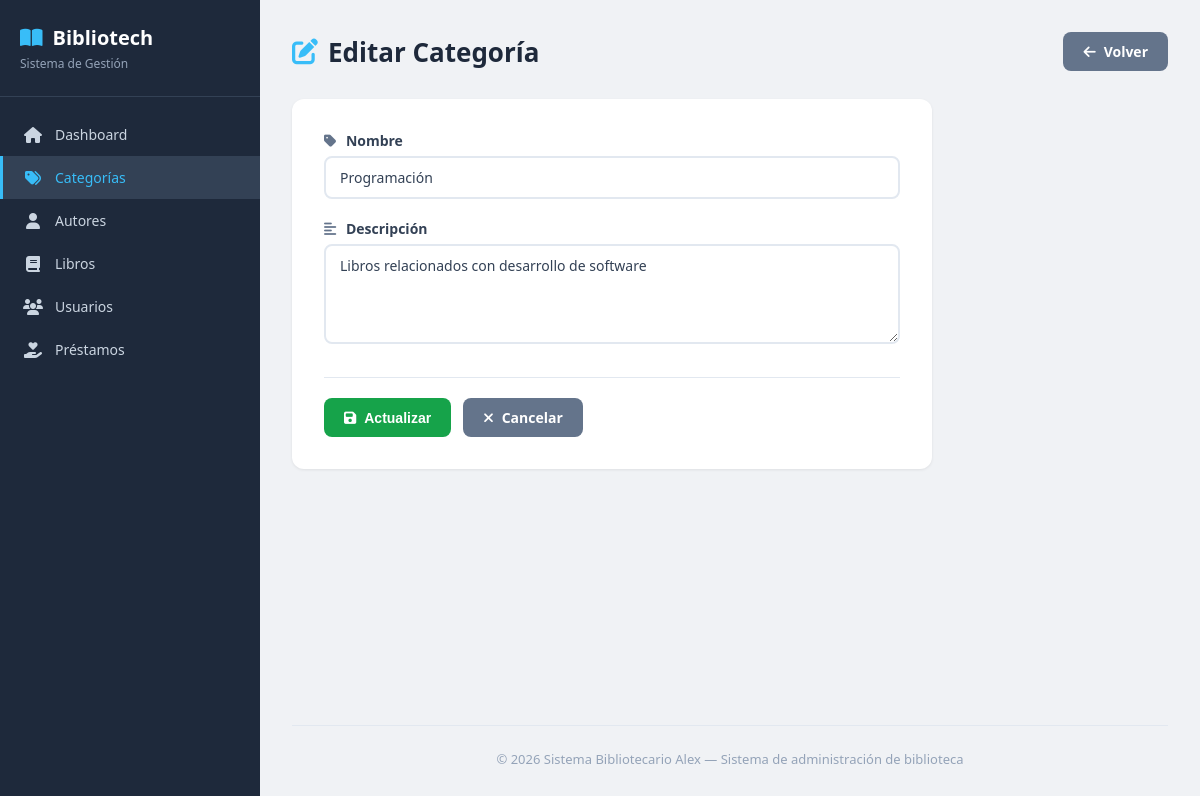
The page /categorias/edit.php?id=1 on the database its author committed.
### tables this page shows
CREATE TABLE categorias (
    id INT AUTO_INCREMENT PRIMARY KEY,
    nombre VARCHAR(100) NOT NULL UNIQUE,
    descripcion TEXT
);

### categorias/edit.php (the view, shortened to what this page needs)
<?php
    require_once "../config/connection.php";
    $id = intval($_GET["id"] ?? 0);
    if($id > 0){
        $stmt = $conn->prepare("SELECT id, nombre, descripcion FROM categorias WHERE id = ?");
        $stmt->bind_param("i", $id);
        $stmt->execute();
        $resultado = $stmt->get_result();
        $categoria = $resultado->fetch_assoc();
    }else{
        header("Location: index.php?error=" . urlencode("ID inválido"));
        exit;
    }
?>
<?php include_once "../includes/header.php"; ?>
<div class="page-header">
    <h1><i class="fas fa-edit"></i> Editar Categoría</h1>
    <a href="index.php" class="btn btn-secondary">
        <i class="fas fa-arrow-left"></i> Volver
    </a>
</div>
<div class="card">
    <form action="update.php" method="POST">
        <div class="form-group">
            <label><i class="fas fa-tag"></i> Nombre</label>
            <input type="text" name="nombre" value="<?= htmlspecialchars($categoria["nombre"] ?? "") ?>" required>
        </div>
        <div class="form-group">
            <label><i class="fas fa-align-left"></i> Descripción</label>
            <textarea name="descripcion"><?= htmlspecialchars($categoria["descripcion"] ?? "") ?></textarea>
        </div>
        <div class="form-actions">
            <button type="submit" class="btn btn-success">
                <i class="fas fa-save"></i> Actualizar
            </button>
            <a href="index.php" class="btn btn-secondary">
                <i class="fas fa-times"></i> Cancelar
            </a>
        </div>
    </form>
</div>
<?php include_once "../includes/footer.php"; ?>

### assets/css/style.css (style rules this page uses)
* { margin: 0; padding: 0; box-sizing: border-box; }
body { font-family: 'Segoe UI', Tahoma, Geneva, Verdana, sans-serif; background: #f0f2f5; color: #333; display: flex; min-height: 100vh; }
.page-header { display: flex; justify-content: space-between; align-items: center; margin-bottom: 28px; }
.page-header h1 { font-size: 26px; font-weight: 700; color: #1e293b; display: flex; align-items: center; gap: 10px; }
.page-header h1 i { color: #38bdf8; }
.btn { display: inline-flex; align-items: center; gap: 8px; padding: 10px 20px; border: none; border-radius: 8px; font-size: 14px; font-weight: 600; cursor: pointer; text-decoration: none; transition: all 0.2s; }
.btn-success { background: #2563eb; color: #fff; }
.btn-success { background: #16a34a; color: #fff; }
.btn-secondary { background: #64748b; color: #fff; }
.card { background: #fff; border-radius: 12px; box-shadow: 0 1px 3px rgba(0, 0, 0, 0.08); padding: 32px; max-width: 640px; }
.form-group { margin-bottom: 20px; }
.form-group label { display: block; font-size: 14px; font-weight: 600; color: #334155; margin-bottom: 6px; }
.form-group label i { margin-right: 6px; color: #64748b; }
.form-group input, .form-group textarea { width: 100%; padding: 10px 14px; border: 2px solid #e2e8f0; border-radius: 8px; font-size: 14px; color: #334155; transition: border-color 0.2s; font-family: inherit; }
.form-group textarea { resize: vertical; min-height: 100px; }
.form-actions { display: flex; gap: 12px; margin-top: 28px; padding-top: 20px; border-top: 1px solid #e2e8f0; }

### rows shown on the page
categorias: nombre "Programación", descripcion "Libros relacionados con desarrollo de software"
